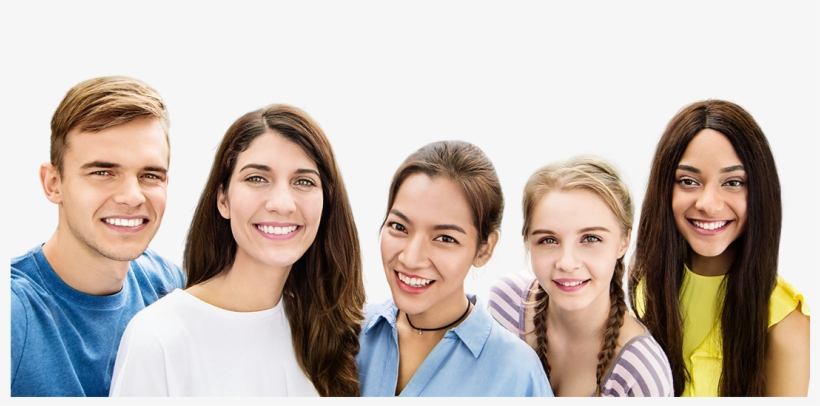
#> input picture Photos/group1.png, 820 x 406 px
$ python faceDetection.py
#> lines starting #> are read from the running program, lines starting #| are printed output that depends on the picture; after the words box and inside, x2 and y2 are one past the last pixel; in counts of white or black regions, pixels touching at a corner belong together
import cv2

faceCascade = cv2.CascadeClassifier(cv2.data.haarcascades + "haarcascade_frontalface_default.xml")
eyeCascade = cv2.CascadeClassifier(cv2.data.haarcascades + "haarcascade_eye.xml")

img = cv2.imread(r"Photos/group1.png")
#> img is the input picture: shape (406, 820, 3); mean B, G, R 176.9, 183.9, 194.5

gray = cv2.cvtColor(img, cv2.COLOR_BGR2GRAY)
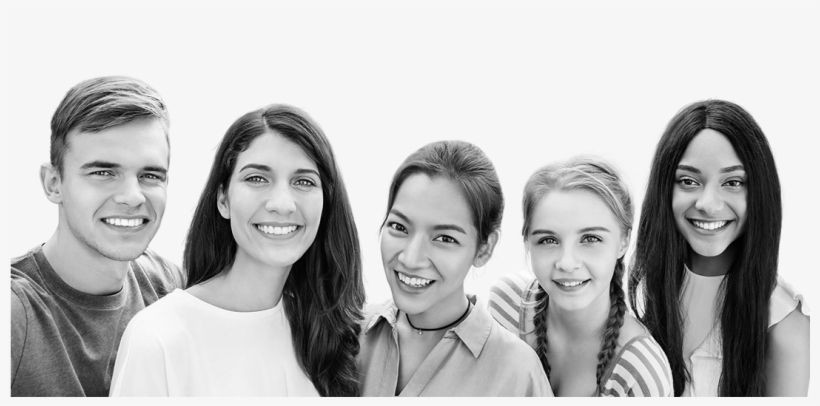
#> gray: shape (406, 820); min 1, max 253, mean 186.3

faces = faceCascade.detectMultiScale(gray,1.3,3)
#> faces = [[216, 132, 124, 124], [657, 143, 104, 104], [63, 125, 132, 132], [359, 184, 127, 127], [513, 192, 122, 122]]

for x,y,w,h in faces:
    cv2.rectangle(img,(x,y),(x+w,y+h),(0,0,255),2)
    roi_gray = gray[y:y+h,x:x+w]
    roi_color = img[y:y+h,x:x+w]
    eyes = eyeCascade.detectMultiScale(roi_gray,1.2,3)
    for ex,ey,ew,eh in eyes:
        cv2.rectangle(roi_color,(ex,ey),(ex+ew,ey+eh),(255,0,0),2)
#> this loop made 5 passes
#> (x, y, w, h, eyes) on passes 1 to 5: (216, 132, 124, 124, [[26, 30, 33, 33], [71, 36, 28, 28]]), (657, 143, 104, 104, [[16, 23, 31, 31], [62, 28, 26, 26]]), (63, 125, 132, 132, [[73, 38, 29, 29], [20, 26, 42, 42]]), (359, 184, 127, 127, [[24, 29, 29, 29], [68, 37, 33, 33]]), (513, 192, 122, 122, [[62, 34, 28, 28], [14, 31, 37, 37]])
#> pass 1, `roi_gray = gray[y:y+h,x:x+w]`:
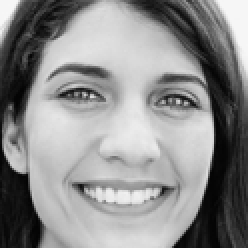
#> roi_gray: shape (124, 124) (shown 2 times larger); min 3, max 247, mean 140.9
#> pass 1, `roi_color = img[y:y+h,x:x+w]`:
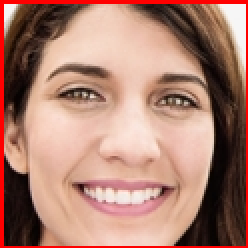
#> roi_color: shape (124, 124, 3) (shown 2 times larger); mean B, G, R 112.9, 127.8, 173.1
#> pass 2, `roi_color = img[y:y+h,x:x+w]`:
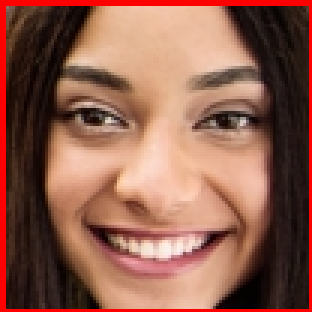
#> roi_color: shape (104, 104, 3) (shown 3 times larger); mean B, G, R 78, 94.6, 144.5
#> after the loop:
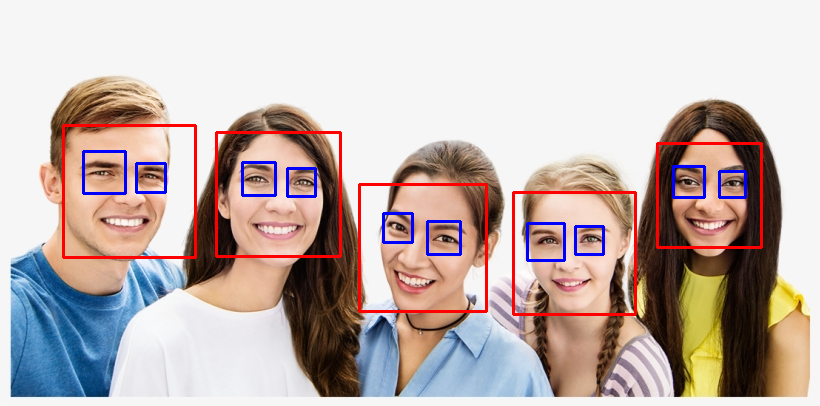
#> img: shape (406, 820, 3); 3.32% of pixels changed, all inside (x1, y1, x2, y2) = (62, 124, 763, 316)
#> after the loop:
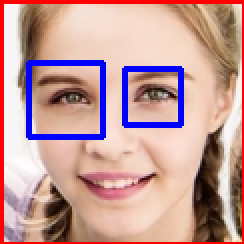
#> roi_color: shape (122, 122, 3) (shown 2 times larger); mean B, G, R 152.4, 154.5, 195.9
#> after the loop:
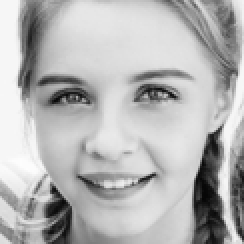
#> roi_gray: shape (122, 122) (shown 2 times larger); min 5, max 253, mean 180.7


cv2.imshow("Faces",img)

cv2.waitKey(0)
cv2.destroyAllWindows()
